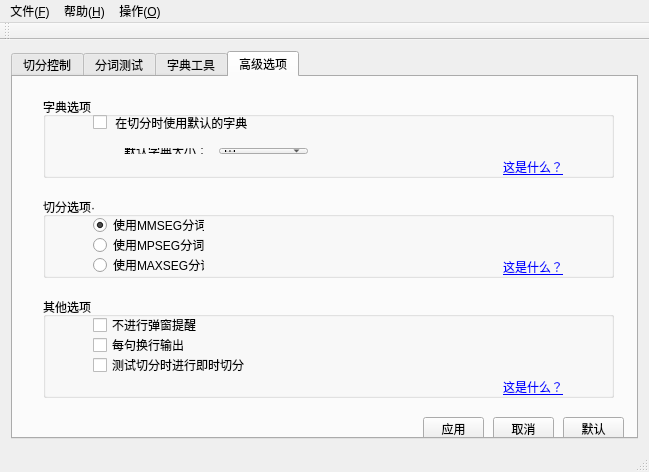
<?xml version="1.0" encoding="UTF-8"?>
<ui version="4.0">
 <class>segmentClass</class>
 <widget class="QMainWindow" name="segmentClass">
  <property name="geometry">
   <rect>
    <x>0</x>
    <y>0</y>
    <width>649</width>
    <height>472</height>
   </rect>
  </property>
  <property name="windowTitle">
   <string>segment</string>
  </property>
  <widget class="QWidget" name="centralWidget">
   <layout class="QGridLayout" name="gridLayout">
    <item row="0" column="0">
     <widget class="QTabWidget" name="tabWidget">
      <property name="currentIndex">
       <number>3</number>
      </property>
      <widget class="QWidget" name="tab">
       <attribute name="title">
        <string>切分控制</string>
       </attribute>
       <widget class="QGroupBox" name="groupBox">
        <property name="geometry">
         <rect>
          <x>20</x>
          <y>10</y>
          <width>581</width>
          <height>91</height>
         </rect>
        </property>
        <property name="title">
         <string>分词字典</string>
        </property>
        <widget class="QWidget" name="layoutWidget">
         <property name="geometry">
          <rect>
           <x>20</x>
           <y>20</y>
           <width>541</width>
           <height>77</height>
          </rect>
         </property>
         <layout class="QVBoxLayout" name="verticalLayout_3">
          <item>
           <layout class="QHBoxLayout" name="horizontalLayout_4">
            <item>
             <widget class="QLabel" name="label">
              <property name="styleSheet">
               <string notr="true">font: 25 12pt &quot;Adobe 宋体 Std L&quot;;</string>
              </property>
              <property name="text">
               <string>字典路径：</string>
              </property>
             </widget>
            </item>
            <item>
             <widget class="QLineEdit" name="lineEdit_Dict"/>
            </item>
            <item>
             <widget class="QPushButton" name="DictBrowser">
              <property name="text">
               <string>浏览</string>
              </property>
             </widget>
            </item>
           </layout>
          </item>
          <item>
           <layout class="QHBoxLayout" name="horizontalLayout_3">
            <item>
             <spacer name="horizontalSpacer_4">
              <property name="orientation">
               <enum>Qt::Horizontal</enum>
              </property>
              <property name="sizeHint" stdset="0">
               <size>
                <width>78</width>
                <height>20</height>
               </size>
              </property>
             </spacer>
            </item>
            <item>
             <widget class="QLabel" name="label_2">
              <property name="text">
               <string>选择编码方式：</string>
              </property>
             </widget>
            </item>
            <item>
             <widget class="QComboBox" name="comboBox_Dict">
              <property name="styleSheet">
               <string notr="true">font: 10pt &quot;Times New Roman&quot;;</string>
              </property>
              <item>
               <property name="text">
                <string>AUTO</string>
               </property>
              </item>
              <item>
               <property name="text">
                <string>ANSI</string>
               </property>
              </item>
              <item>
               <property name="text">
                <string>UCS2_BE</string>
               </property>
              </item>
              <item>
               <property name="text">
                <string>UCS2_LE</string>
               </property>
              </item>
              <item>
               <property name="text">
                <string>UTF-8</string>
               </property>
              </item>
              <item>
               <property name="text">
                <string>UTF-8-BOM</string>
               </property>
              </item>
             </widget>
            </item>
            <item>
             <spacer name="horizontalSpacer">
              <property name="orientation">
               <enum>Qt::Horizontal</enum>
              </property>
              <property name="sizeHint" stdset="0">
               <size>
                <width>58</width>
                <height>20</height>
               </size>
              </property>
             </spacer>
            </item>
            <item>
             <widget class="QLabel" name="label_3">
              <property name="text">
               <string>当前解码方式：</string>
              </property>
             </widget>
            </item>
            <item>
             <widget class="QLabel" name="label_dict">
              <property name="text">
               <string>UNKNOWN</string>
              </property>
             </widget>
            </item>
            <item>
             <spacer name="horizontalSpacer_5">
              <property name="orientation">
               <enum>Qt::Horizontal</enum>
              </property>
              <property name="sizeHint" stdset="0">
               <size>
                <width>28</width>
                <height>20</height>
               </size>
              </property>
             </spacer>
            </item>
           </layout>
          </item>
         </layout>
        </widget>
       </widget>
       <widget class="QGroupBox" name="groupBox_3">
        <property name="geometry">
         <rect>
          <x>20</x>
          <y>220</y>
          <width>581</width>
          <height>91</height>
         </rect>
        </property>
        <property name="title">
         <string>输入文件</string>
        </property>
        <widget class="QWidget" name="layoutWidget">
         <property name="geometry">
          <rect>
           <x>21</x>
           <y>21</y>
           <width>541</width>
           <height>55</height>
          </rect>
         </property>
         <layout class="QVBoxLayout" name="verticalLayout">
          <item>
           <layout class="QHBoxLayout" name="horizontalLayout_19">
            <item>
             <widget class="QLabel" name="label_33">
              <property name="styleSheet">
               <string notr="true">font: 25 12pt &quot;Adobe 宋体 Std L&quot;;</string>
              </property>
              <property name="text">
               <string>输出文件：</string>
              </property>
             </widget>
            </item>
            <item>
             <widget class="QLineEdit" name="lineEdit_Output"/>
            </item>
            <item>
             <widget class="QPushButton" name="OutBrowser">
              <property name="text">
               <string>浏览</string>
              </property>
             </widget>
            </item>
           </layout>
          </item>
          <item>
           <layout class="QHBoxLayout" name="horizontalLayout_2">
            <item>
             <spacer name="horizontalSpacer_6">
              <property name="orientation">
               <enum>Qt::Horizontal</enum>
              </property>
              <property name="sizeHint" stdset="0">
               <size>
                <width>40</width>
                <height>20</height>
               </size>
              </property>
             </spacer>
            </item>
            <item>
             <spacer name="horizontalSpacer_3">
              <property name="orientation">
               <enum>Qt::Horizontal</enum>
              </property>
              <property name="sizeHint" stdset="0">
               <size>
                <width>40</width>
                <height>20</height>
               </size>
              </property>
             </spacer>
            </item>
            <item>
             <spacer name="horizontalSpacer_22">
              <property name="orientation">
               <enum>Qt::Horizontal</enum>
              </property>
              <property name="sizeHint" stdset="0">
               <size>
                <width>68</width>
                <height>20</height>
               </size>
              </property>
             </spacer>
            </item>
            <item>
             <widget class="QLabel" name="label_35">
              <property name="text">
               <string>编码方式：</string>
              </property>
             </widget>
            </item>
            <item>
             <widget class="QLabel" name="label_output">
              <property name="text">
               <string>UCS2_LE</string>
              </property>
             </widget>
            </item>
            <item>
             <spacer name="horizontalSpacer_2">
              <property name="orientation">
               <enum>Qt::Horizontal</enum>
              </property>
              <property name="sizeHint" stdset="0">
               <size>
                <width>28</width>
                <height>20</height>
               </size>
              </property>
             </spacer>
            </item>
           </layout>
          </item>
         </layout>
        </widget>
       </widget>
       <widget class="QPushButton" name="pushButton_10">
        <property name="geometry">
         <rect>
          <x>500</x>
          <y>330</y>
          <width>91</width>
          <height>31</height>
         </rect>
        </property>
        <property name="styleSheet">
         <string notr="true">font: 25 12pt &quot;Adobe 宋体 Std L&quot;;</string>
        </property>
        <property name="text">
         <string>开始切分</string>
        </property>
       </widget>
       <widget class="QGroupBox" name="groupBox_2">
        <property name="geometry">
         <rect>
          <x>20</x>
          <y>110</y>
          <width>581</width>
          <height>101</height>
         </rect>
        </property>
        <property name="title">
         <string>输入文件</string>
        </property>
        <widget class="QWidget" name="layoutWidget_4">
         <property name="geometry">
          <rect>
           <x>20</x>
           <y>20</y>
           <width>541</width>
           <height>77</height>
          </rect>
         </property>
         <layout class="QVBoxLayout" name="verticalLayout_8">
          <item>
           <layout class="QHBoxLayout" name="horizontalLayout_17">
            <item>
             <widget class="QLabel" name="label_29">
              <property name="styleSheet">
               <string notr="true">font: 25 12pt &quot;Adobe 宋体 Std L&quot;;</string>
              </property>
              <property name="text">
               <string>输入文件：</string>
              </property>
             </widget>
            </item>
            <item>
             <widget class="QLineEdit" name="lineEdit_Input"/>
            </item>
            <item>
             <widget class="QPushButton" name="InputBrowser">
              <property name="text">
               <string>浏览</string>
              </property>
             </widget>
            </item>
           </layout>
          </item>
          <item>
           <layout class="QHBoxLayout" name="horizontalLayout_18">
            <item>
             <spacer name="horizontalSpacer_18">
              <property name="orientation">
               <enum>Qt::Horizontal</enum>
              </property>
              <property name="sizeHint" stdset="0">
               <size>
                <width>78</width>
                <height>20</height>
               </size>
              </property>
             </spacer>
            </item>
            <item>
             <widget class="QLabel" name="label_30">
              <property name="text">
               <string>选择编码方式：</string>
              </property>
             </widget>
            </item>
            <item>
             <widget class="QComboBox" name="comboBox_Input">
              <property name="styleSheet">
               <string notr="true">font: 10pt &quot;Times New Roman&quot;;</string>
              </property>
              <item>
               <property name="text">
                <string>AUTO</string>
               </property>
              </item>
              <item>
               <property name="text">
                <string>ANSI</string>
               </property>
              </item>
              <item>
               <property name="text">
                <string>UCS2_BE</string>
               </property>
              </item>
              <item>
               <property name="text">
                <string>UCS2_LE</string>
               </property>
              </item>
              <item>
               <property name="text">
                <string>UTF-8</string>
               </property>
              </item>
              <item>
               <property name="text">
                <string>UTF-8-BOM</string>
               </property>
              </item>
             </widget>
            </item>
            <item>
             <spacer name="horizontalSpacer_19">
              <property name="orientation">
               <enum>Qt::Horizontal</enum>
              </property>
              <property name="sizeHint" stdset="0">
               <size>
                <width>58</width>
                <height>20</height>
               </size>
              </property>
             </spacer>
            </item>
            <item>
             <widget class="QLabel" name="label_31">
              <property name="text">
               <string>当前解码方式：</string>
              </property>
             </widget>
            </item>
            <item>
             <widget class="QLabel" name="label_input">
              <property name="text">
               <string>UNKNOWN</string>
              </property>
             </widget>
            </item>
            <item>
             <spacer name="horizontalSpacer_20">
              <property name="orientation">
               <enum>Qt::Horizontal</enum>
              </property>
              <property name="sizeHint" stdset="0">
               <size>
                <width>28</width>
                <height>20</height>
               </size>
              </property>
             </spacer>
            </item>
           </layout>
          </item>
         </layout>
        </widget>
       </widget>
      </widget>
      <widget class="QWidget" name="tab_3">
       <attribute name="title">
        <string>分词测试</string>
       </attribute>
       <widget class="QLabel" name="label_8">
        <property name="geometry">
         <rect>
          <x>20</x>
          <y>0</y>
          <width>591</width>
          <height>61</height>
         </rect>
        </property>
        <property name="styleSheet">
         <string notr="true">font: 25 9pt &quot;Adobe 宋体 Std L&quot;;
color: rgb(255, 0, 0);</string>
        </property>
        <property name="text">
         <string>说明: 
    为方便中文分词的验证，可以在这里进行一些测试。请在测试前选择合适的字典以及切分方式。在
&quot;待切分文本&quot;中输入想要切分的段落，切分结果会在右侧文本框显示。</string>
        </property>
       </widget>
       <widget class="QLabel" name="label_9">
        <property name="geometry">
         <rect>
          <x>110</x>
          <y>66</y>
          <width>91</width>
          <height>20</height>
         </rect>
        </property>
        <property name="styleSheet">
         <string notr="true">font: 25 11pt &quot;Adobe 宋体 Std L&quot;;</string>
        </property>
        <property name="text">
         <string>待切分文本</string>
        </property>
       </widget>
       <widget class="QTextEdit" name="textEdit_input">
        <property name="geometry">
         <rect>
          <x>20</x>
          <y>90</y>
          <width>261</width>
          <height>231</height>
         </rect>
        </property>
       </widget>
       <widget class="QLabel" name="label_10">
        <property name="geometry">
         <rect>
          <x>420</x>
          <y>66</y>
          <width>111</width>
          <height>20</height>
         </rect>
        </property>
        <property name="styleSheet">
         <string notr="true">font: 25 11pt &quot;Adobe 宋体 Std L&quot;;</string>
        </property>
        <property name="text">
         <string>切分输出文本</string>
        </property>
       </widget>
       <widget class="QTextEdit" name="textEdit_out">
        <property name="geometry">
         <rect>
          <x>340</x>
          <y>90</y>
          <width>261</width>
          <height>231</height>
         </rect>
        </property>
       </widget>
       <widget class="QPushButton" name="pushButton_runTest">
        <property name="geometry">
         <rect>
          <x>510</x>
          <y>340</y>
          <width>75</width>
          <height>23</height>
         </rect>
        </property>
        <property name="text">
         <string>测试切分</string>
        </property>
       </widget>
       <widget class="QPushButton" name="pushButton_cls">
        <property name="geometry">
         <rect>
          <x>410</x>
          <y>340</y>
          <width>75</width>
          <height>23</height>
         </rect>
        </property>
        <property name="text">
         <string>清空</string>
        </property>
       </widget>
      </widget>
      <widget class="QWidget" name="tab_4">
       <attribute name="title">
        <string>字典工具</string>
       </attribute>
       <widget class="QTextEdit" name="dict_text">
        <property name="geometry">
         <rect>
          <x>30</x>
          <y>40</y>
          <width>221</width>
          <height>301</height>
         </rect>
        </property>
       </widget>
       <widget class="QLabel" name="label_11">
        <property name="geometry">
         <rect>
          <x>40</x>
          <y>10</y>
          <width>201</width>
          <height>20</height>
         </rect>
        </property>
        <property name="text">
         <string>当前使用字典(仅显示1000词)</string>
        </property>
       </widget>
       <widget class="QGroupBox" name="groupBox_7">
        <property name="geometry">
         <rect>
          <x>310</x>
          <y>10</y>
          <width>281</width>
          <height>141</height>
         </rect>
        </property>
        <property name="title">
         <string>查询</string>
        </property>
        <widget class="QPushButton" name="pushButton_search">
         <property name="geometry">
          <rect>
           <x>200</x>
           <y>110</y>
           <width>71</width>
           <height>28</height>
          </rect>
         </property>
         <property name="text">
          <string>开始查询</string>
         </property>
        </widget>
        <widget class="QLineEdit" name="search_word">
         <property name="geometry">
          <rect>
           <x>60</x>
           <y>20</y>
           <width>91</width>
           <height>21</height>
          </rect>
         </property>
        </widget>
        <widget class="QLabel" name="label_12">
         <property name="geometry">
          <rect>
           <x>10</x>
           <y>20</y>
           <width>51</width>
           <height>16</height>
          </rect>
         </property>
         <property name="text">
          <string>单词:</string>
         </property>
        </widget>
        <widget class="QLabel" name="label_17">
         <property name="geometry">
          <rect>
           <x>10</x>
           <y>50</y>
           <width>72</width>
           <height>15</height>
          </rect>
         </property>
         <property name="text">
          <string>是否存在:</string>
         </property>
        </widget>
        <widget class="QLabel" name="label_18">
         <property name="geometry">
          <rect>
           <x>10</x>
           <y>80</y>
           <width>72</width>
           <height>15</height>
          </rect>
         </property>
         <property name="text">
          <string>词频:</string>
         </property>
        </widget>
        <widget class="QLabel" name="label_19">
         <property name="geometry">
          <rect>
           <x>10</x>
           <y>110</y>
           <width>72</width>
           <height>15</height>
          </rect>
         </property>
         <property name="text">
          <string>词性:</string>
         </property>
        </widget>
        <widget class="QLabel" name="label_20">
         <property name="geometry">
          <rect>
           <x>90</x>
           <y>50</y>
           <width>72</width>
           <height>15</height>
          </rect>
         </property>
         <property name="text">
          <string>不存在</string>
         </property>
        </widget>
        <widget class="QLabel" name="label_21">
         <property name="geometry">
          <rect>
           <x>60</x>
           <y>80</y>
           <width>72</width>
           <height>15</height>
          </rect>
         </property>
         <property name="text">
          <string>0</string>
         </property>
        </widget>
        <widget class="QLabel" name="label_22">
         <property name="geometry">
          <rect>
           <x>60</x>
           <y>110</y>
           <width>72</width>
           <height>15</height>
          </rect>
         </property>
         <property name="text">
          <string>*</string>
         </property>
        </widget>
       </widget>
       <widget class="QGroupBox" name="groupBox_8">
        <property name="geometry">
         <rect>
          <x>310</x>
          <y>170</y>
          <width>281</width>
          <height>111</height>
         </rect>
        </property>
        <property name="title">
         <string>添加</string>
        </property>
        <widget class="QPushButton" name="pushButton_add">
         <property name="geometry">
          <rect>
           <x>200</x>
           <y>70</y>
           <width>71</width>
           <height>28</height>
          </rect>
         </property>
         <property name="text">
          <string>添加单词</string>
         </property>
        </widget>
        <widget class="QLineEdit" name="add_word">
         <property name="geometry">
          <rect>
           <x>60</x>
           <y>20</y>
           <width>91</width>
           <height>21</height>
          </rect>
         </property>
        </widget>
        <widget class="QLabel" name="label_13">
         <property name="geometry">
          <rect>
           <x>10</x>
           <y>20</y>
           <width>51</width>
           <height>16</height>
          </rect>
         </property>
         <property name="text">
          <string>单词:</string>
         </property>
        </widget>
        <widget class="QLineEdit" name="add_freq">
         <property name="geometry">
          <rect>
           <x>60</x>
           <y>50</y>
           <width>91</width>
           <height>21</height>
          </rect>
         </property>
        </widget>
        <widget class="QLabel" name="label_14">
         <property name="geometry">
          <rect>
           <x>10</x>
           <y>50</y>
           <width>51</width>
           <height>16</height>
          </rect>
         </property>
         <property name="text">
          <string>词频</string>
         </property>
        </widget>
        <widget class="QLineEdit" name="add_prop">
         <property name="geometry">
          <rect>
           <x>60</x>
           <y>80</y>
           <width>91</width>
           <height>21</height>
          </rect>
         </property>
        </widget>
        <widget class="QLabel" name="label_15">
         <property name="geometry">
          <rect>
           <x>10</x>
           <y>80</y>
           <width>51</width>
           <height>16</height>
          </rect>
         </property>
         <property name="text">
          <string>词性</string>
         </property>
        </widget>
       </widget>
       <widget class="QGroupBox" name="groupBox_9">
        <property name="geometry">
         <rect>
          <x>310</x>
          <y>290</y>
          <width>281</width>
          <height>61</height>
         </rect>
        </property>
        <property name="title">
         <string>删除</string>
        </property>
        <widget class="QPushButton" name="pushButton_del">
         <property name="geometry">
          <rect>
           <x>200</x>
           <y>20</y>
           <width>71</width>
           <height>28</height>
          </rect>
         </property>
         <property name="text">
          <string>删除单词</string>
         </property>
        </widget>
        <widget class="QLineEdit" name="del_word">
         <property name="geometry">
          <rect>
           <x>60</x>
           <y>30</y>
           <width>91</width>
           <height>21</height>
          </rect>
         </property>
        </widget>
        <widget class="QLabel" name="label_16">
         <property name="geometry">
          <rect>
           <x>10</x>
           <y>30</y>
           <width>51</width>
           <height>16</height>
          </rect>
         </property>
         <property name="text">
          <string>单词:</string>
         </property>
        </widget>
       </widget>
      </widget>
      <widget class="QWidget" name="tab_2">
       <attribute name="title">
        <string>高级选项</string>
       </attribute>
       <widget class="QGroupBox" name="groupBox_4">
        <property name="geometry">
         <rect>
          <x>30</x>
          <y>20</y>
          <width>571</width>
          <height>81</height>
         </rect>
        </property>
        <property name="title">
         <string>字典选项</string>
        </property>
        <widget class="QCheckBox" name="checkBox">
         <property name="geometry">
          <rect>
           <x>50</x>
           <y>10</y>
           <width>241</width>
           <height>31</height>
          </rect>
         </property>
         <property name="styleSheet">
          <string notr="true">font: 25 10pt &quot;Adobe 宋体 Std L&quot;;</string>
         </property>
         <property name="text">
          <string> 在切分时使用默认的字典</string>
         </property>
        </widget>
        <widget class="QLabel" name="label_4">
         <property name="geometry">
          <rect>
           <x>460</x>
           <y>60</y>
           <width>71</width>
           <height>20</height>
          </rect>
         </property>
         <property name="styleSheet">
          <string notr="true">font: 25 10pt &quot;Adobe 宋体 Std L&quot;;
text-decoration: underline;
color: rgb(0, 0, 255);</string>
         </property>
         <property name="text">
          <string>这是什么？</string>
         </property>
        </widget>
        <widget class="QWidget" name="layoutWidget">
         <property name="geometry">
          <rect>
           <x>70</x>
           <y>40</y>
           <width>206</width>
           <height>28</height>
          </rect>
         </property>
         <layout class="QHBoxLayout" name="horizontalLayout">
          <item>
           <widget class="QLabel" name="label_5">
            <property name="styleSheet">
             <string notr="true">font: 25 10pt &quot;Adobe 宋体 Std L&quot;;</string>
            </property>
            <property name="text">
             <string>默认字典大小：</string>
            </property>
           </widget>
          </item>
          <item>
           <widget class="QComboBox" name="comboBox_3">
            <property name="styleSheet">
             <string notr="true">font: 25 10pt &quot;Adobe 宋体 Std L&quot;;</string>
            </property>
            <item>
             <property name="text">
              <string>中</string>
             </property>
            </item>
            <item>
             <property name="text">
              <string>小</string>
             </property>
            </item>
            <item>
             <property name="text">
              <string>大</string>
             </property>
            </item>
           </widget>
          </item>
         </layout>
        </widget>
       </widget>
       <widget class="QGroupBox" name="groupBox_5">
        <property name="geometry">
         <rect>
          <x>30</x>
          <y>120</y>
          <width>571</width>
          <height>81</height>
         </rect>
        </property>
        <property name="title">
         <string>切分选项·</string>
        </property>
        <widget class="QLabel" name="label_6">
         <property name="geometry">
          <rect>
           <x>460</x>
           <y>60</y>
           <width>71</width>
           <height>20</height>
          </rect>
         </property>
         <property name="styleSheet">
          <string notr="true">font: 25 10pt &quot;Adobe 宋体 Std L&quot;;
text-decoration: underline;
color: rgb(0, 0, 255);</string>
         </property>
         <property name="text">
          <string>这是什么？</string>
         </property>
        </widget>
        <widget class="QRadioButton" name="radioButton">
         <property name="geometry">
          <rect>
           <x>50</x>
           <y>20</y>
           <width>111</width>
           <height>16</height>
          </rect>
         </property>
         <property name="text">
          <string>使用MMSEG分词</string>
         </property>
         <property name="checked">
          <bool>true</bool>
         </property>
        </widget>
        <widget class="QRadioButton" name="radioButton_2">
         <property name="geometry">
          <rect>
           <x>50</x>
           <y>40</y>
           <width>121</width>
           <height>16</height>
          </rect>
         </property>
         <property name="text">
          <string>使用MPSEG分词</string>
         </property>
        </widget>
        <widget class="QRadioButton" name="radioButton_3">
         <property name="geometry">
          <rect>
           <x>50</x>
           <y>60</y>
           <width>111</width>
           <height>16</height>
          </rect>
         </property>
         <property name="text">
          <string>使用MAXSEG分词</string>
         </property>
        </widget>
       </widget>
       <widget class="QGroupBox" name="groupBox_6">
        <property name="geometry">
         <rect>
          <x>30</x>
          <y>220</y>
          <width>571</width>
          <height>101</height>
         </rect>
        </property>
        <property name="title">
         <string>其他选项</string>
        </property>
        <widget class="QLabel" name="label_7">
         <property name="geometry">
          <rect>
           <x>460</x>
           <y>80</y>
           <width>71</width>
           <height>20</height>
          </rect>
         </property>
         <property name="styleSheet">
          <string notr="true">font: 25 10pt &quot;Adobe 宋体 Std L&quot;;
text-decoration: underline;
color: rgb(0, 0, 255);</string>
         </property>
         <property name="text">
          <string>这是什么？</string>
         </property>
        </widget>
        <widget class="QCheckBox" name="checkBox_2">
         <property name="geometry">
          <rect>
           <x>50</x>
           <y>20</y>
           <width>201</width>
           <height>16</height>
          </rect>
         </property>
         <property name="styleSheet">
          <string notr="true">font: 25 10pt &quot;Adobe 宋体 Std L&quot;;</string>
         </property>
         <property name="text">
          <string>不进行弹窗提醒</string>
         </property>
        </widget>
        <widget class="QCheckBox" name="checkBox_3">
         <property name="geometry">
          <rect>
           <x>50</x>
           <y>40</y>
           <width>161</width>
           <height>16</height>
          </rect>
         </property>
         <property name="styleSheet">
          <string notr="true">font: 25 10pt &quot;Adobe 宋体 Std L&quot;;</string>
         </property>
         <property name="text">
          <string>每句换行输出</string>
         </property>
        </widget>
        <widget class="QCheckBox" name="checkBox_4">
         <property name="geometry">
          <rect>
           <x>50</x>
           <y>60</y>
           <width>221</width>
           <height>16</height>
          </rect>
         </property>
         <property name="styleSheet">
          <string notr="true">font: 25 10pt &quot;Adobe 宋体 Std L&quot;;</string>
         </property>
         <property name="text">
          <string>测试切分时进行即时切分</string>
         </property>
        </widget>
       </widget>
       <widget class="QPushButton" name="pushButton">
        <property name="geometry">
         <rect>
          <x>410</x>
          <y>340</y>
          <width>61</width>
          <height>23</height>
         </rect>
        </property>
        <property name="text">
         <string>应用</string>
        </property>
       </widget>
       <widget class="QPushButton" name="pushButton_2">
        <property name="geometry">
         <rect>
          <x>550</x>
          <y>340</y>
          <width>61</width>
          <height>23</height>
         </rect>
        </property>
        <property name="text">
         <string>默认</string>
        </property>
       </widget>
       <widget class="QPushButton" name="pushButton_3">
        <property name="geometry">
         <rect>
          <x>480</x>
          <y>340</y>
          <width>61</width>
          <height>23</height>
         </rect>
        </property>
        <property name="text">
         <string>取消</string>
        </property>
       </widget>
      </widget>
     </widget>
    </item>
   </layout>
  </widget>
  <widget class="QMenuBar" name="menuBar">
   <property name="geometry">
    <rect>
     <x>0</x>
     <y>0</y>
     <width>649</width>
     <height>23</height>
    </rect>
   </property>
   <widget class="QMenu" name="menu_F">
    <property name="title">
     <string>文件(&amp;F)</string>
    </property>
    <addaction name="separator"/>
    <addaction name="action_2"/>
    <addaction name="action_3"/>
    <addaction name="action_4"/>
    <addaction name="separator"/>
   </widget>
   <widget class="QMenu" name="menu_H">
    <property name="title">
     <string>帮助(&amp;H)</string>
    </property>
    <addaction name="action_help"/>
    <addaction name="action_about"/>
   </widget>
   <widget class="QMenu" name="menu_O">
    <property name="title">
     <string>操作(&amp;O)</string>
    </property>
    <addaction name="action_6"/>
    <addaction name="action_7"/>
    <addaction name="action"/>
    <addaction name="action_5"/>
    <addaction name="action_8"/>
   </widget>
   <addaction name="menu_F"/>
   <addaction name="menu_H"/>
   <addaction name="menu_O"/>
  </widget>
  <widget class="QToolBar" name="mainToolBar">
   <attribute name="toolBarArea">
    <enum>TopToolBarArea</enum>
   </attribute>
   <attribute name="toolBarBreak">
    <bool>false</bool>
   </attribute>
  </widget>
  <widget class="QStatusBar" name="statusBar"/>
  <action name="action_help">
   <property name="text">
    <string>使用说明</string>
   </property>
  </action>
  <action name="action_about">
   <property name="text">
    <string>关于作者</string>
   </property>
  </action>
  <action name="action_2">
   <property name="text">
    <string>导入字典文件</string>
   </property>
  </action>
  <action name="action_3">
   <property name="text">
    <string>选择切分文件</string>
   </property>
  </action>
  <action name="action_4">
   <property name="text">
    <string>输出文件路径</string>
   </property>
  </action>
  <action name="action_6">
   <property name="text">
    <string>加载字典(不运行)</string>
   </property>
  </action>
  <action name="action_7">
   <property name="text">
    <string>加载字典(并运行)</string>
   </property>
  </action>
  <action name="action_8">
   <property name="text">
    <string>在文本框显示字典</string>
   </property>
  </action>
  <action name="action">
   <property name="text">
    <string>清除字典加载</string>
   </property>
  </action>
  <action name="action_5">
   <property name="text">
    <string>重新加载字典</string>
   </property>
  </action>
 </widget>
 <layoutdefault spacing="6" margin="11"/>
 <resources>
  <include location="segment.qrc"/>
 </resources>
 <connections/>
</ui>
